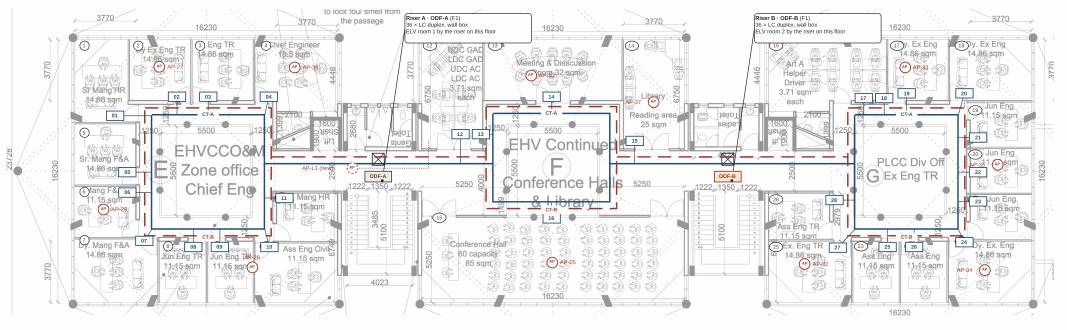
#> input picture plans/A1-101_plan_layer.png, 3200 x 990 px (shown at 1/3 size)
$ python fig14_lld_admin_ftto.py
#> lines starting #> are read from the running program, lines starting #| are printed output that depends on the picture
### lldsheet.py
"""Drawing sheets (LLD) on A4 landscape: plan layer, legend, notes, tables, revisions, title block.

A sheet is 266 x 168 mm, the printable width and height of an A4 landscape page of the document,
so text keeps its point size in print: 5.5-7 pt text, 0.5-1.5 pt lines.
"""
import textwrap
from pathlib import Path

import cv2
import numpy as np
from matplotlib.patches import Circle, Ellipse, Polygon, Rectangle
from PIL import Image

from hwdraw import Diagram, GREY, INK

PLANS = Path(__file__).parent / "plans"

W, H = 266, 168
NAVY = "#1F3864"
RED = "#C00000"
PURPLE = "#7030A0"
BLUE = "#2E75B6"
ODF_FILL = "#FBE5D6"
RU_FILL = "#F2F6FB"


def plan_layer(name, k=3, gamma=1.35, white=()):
    """Plan layer of an earlier sheet issue, with every line made k px wider and the greys darker,
    so plan, trays and labels stay visible when the sheet is printed on A4."""
#> called with name = 'A1-101_plan_layer.png', k = 3, gamma = 1.35, white = ()
    a = np.array(Image.open(PLANS / name).convert("RGB"))
#> a is the input picture: shape (990, 3200, 3); mean R, G, B 238.6, 238.3, 238.7
    for x0, y0, x1, y1 in white:
        a[y0:y1, x0:x1] = 255
    a = cv2.erode(a, np.ones((k, k), np.uint8))
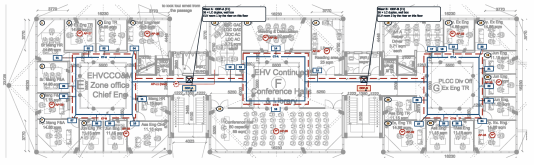
#> a: shape (990, 3200, 3) (shown at 1/6 size); mean R, G, B 226.4, 225.9, 226.6
    a = (255 * (a / 255.0) ** gamma).astype(np.uint8)
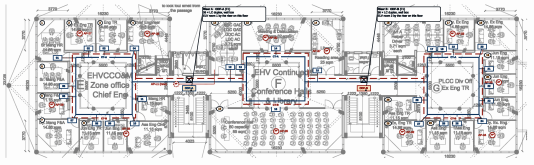
#> a: shape (990, 3200, 3) (shown at 1/6 size); mean R, G, B 219.3, 218.6, 219.3
    return a


class Sheet(Diagram):
    def __init__(self, name):
        super().__init__(W, H, name)
        self.ax.add_patch(Rectangle((0.6, 0.6), W - 1.2, H - 1.2, fc="none", ec=INK, lw=1.0, zorder=0.5))

    # ------------------------------------------------------------ raster
    def image(self, arr, x, y, w):
#> called with x = 2, y = 2, w = 262
        h = w * arr.shape[0] / arr.shape[1]
        self.ax.imshow(arr, extent=(x, x + w, y + h, y), zorder=0.8, interpolation="lanczos")
        return h

    # ------------------------------------------------------------ text helpers
    @staticmethod
    def wrap(s, w, size):
        n = max(10, int(w / (0.172 * size)))
        return textwrap.wrap(s, n)

    def heading(self, x, y, s, size=6.4):
        self.text(x, y, s, size=size, weight="bold", bg=False, va="center")

    def para(self, x, y, s, w, size=5.8, color=INK, lh=1.32):
        lines = self.wrap(s, w, size)
        step = size * 0.3528 * lh
        for i, l in enumerate(lines):
            self.text(x, y + i * step, l, size=size, color=color, bg=False, va="top")
        return len(lines) * step

    def panel(self, x, y, w, h, title=None, size=6.4):
        self.ax.add_patch(Rectangle((x, y), w, h, fc="white", ec=INK, lw=0.6, zorder=1))
        if title:
            self.heading(x + 1.5, y + 2.6, title, size)
        return y + (5.2 if title else 1.5)

    def notes(self, x, y, w, h, items, size=5.8):
        yy = self.panel(x, y, w, h, "Notes")
        step = size * 0.3528 * 1.32
        for i, s in enumerate(items, 1):
            lines = self.wrap(s, w - 7, size)
            self.text(x + 1.5, yy, f"{i}.", size=size, bg=False, va="top")
            for j, l in enumerate(lines):
                self.text(x + 5, yy + j * step, l, size=size, bg=False, va="top")
            yy += len(lines) * step + 0.6
        return yy

    def table(self, x, y, cols, rows, size=5.6, rh=3.4, header=True, colors=None, align=None):
        """cols: widths in mm; rows: lists of cell texts (a cell may hold '\\n'); first row is the header."""
        yy = y
        for r, row in enumerate(rows):
            n = max(len(str(c).split("\n")) for c in row)
            h = rh + (n - 1) * size * 0.3528 * 1.2
            xx = x
            for c, (cw, cell) in enumerate(zip(cols, row)):
                fc = "#E8EDF4" if (header and r == 0) else "white"
                self.ax.add_patch(Rectangle((xx, yy), cw, h, fc=fc, ec=INK, lw=0.5, zorder=1))
                lines = str(cell).split("\n")
                for k, l in enumerate(lines):
                    ha = (align[c] if align else "left")
                    tx = xx + (cw / 2 if ha == "center" else 1.0)
                    ty = yy + h / 2 + (k - (len(lines) - 1) / 2) * size * 0.3528 * 1.2
                    self.text(tx, ty, l, size=size, bg=False, va="center", ha=ha,
                              weight="bold" if (header and r == 0) else "normal",
                              color=(colors[c] if colors and not (header and r == 0) else INK))
                xx += cw
            yy += h
        return yy

    def revisions(self, x, y, w, rows, size=5.6):
        self.heading(x, y + 1.6, "Revisions", size + 0.6)
        return self.table(x, y + 3.6, [9, 17, w - 26], [["Rev.", "Date", "Description"]] + rows, size=size,
                          align=["center", "center", "left"])

    def title_block(self, x, y, w, fields, size=5.8, lw=20, tsize=6.8, rh=3.6):
        yy = y
        for k, v in fields:
            big = k == "Title"
            lines = self.wrap(v, w - lw - 2, tsize) if big else [v]
            lstep = tsize * 0.3528 * 1.2
            h = rh + (len(lines) - 1) * lstep if big else rh
            self.ax.add_patch(Rectangle((x, yy), lw, h, fc="#F2F2F2", ec=INK, lw=0.5, zorder=1))
            self.ax.add_patch(Rectangle((x + lw, yy), w - lw, h, fc="white", ec=INK, lw=0.5, zorder=1))
            self.text(x + 1, yy + h / 2, k, size=size - 0.4, color=GREY, bg=False, va="center")
            for j, l in enumerate(lines):
                self.text(x + lw + 1, yy + h / 2 + (j - (len(lines) - 1) / 2) * lstep, l,
                          size=tsize if big else size, weight="bold" if big else "normal", bg=False, va="center")
            yy += h
        return yy

    def scalebar(self, x, y, mm_per_m, meters, ticks, size=5.6):
        L = mm_per_m * meters
        half = mm_per_m * ticks[len(ticks) // 2]
        self.ax.add_patch(Rectangle((x, y), half, 1.2, fc=INK, ec=INK, lw=0.5, zorder=2))
        self.ax.add_patch(Rectangle((x + half, y), L - half, 1.2, fc="white", ec=INK, lw=0.5, zorder=2))
        for t in ticks:
            self.text(x + t * mm_per_m, y + 3.2, str(t), size=size, ha="center", bg=False, va="center")
        self.text(x + L + 1.5, y + 0.6, "m", size=size, bg=False, va="center")

    # ------------------------------------------------------------ legend symbols
    def sym(self, kind, x, y):
        ax = self.ax
        if kind == "tray":
            for dy in (-0.45, 0.45):
                ax.plot([x, x + 9], [y + dy, y + dy], color=NAVY, lw=1.1, zorder=2)
        elif kind == "drop":
            ax.plot([x, x + 9], [y, y], color=NAVY, lw=0.7, zorder=2)
        elif kind == "apdrop":
            ax.plot([x, x + 9], [y, y], color=RED, lw=0.9, ls=(0, (1.2, 1.2)), zorder=2)
        elif kind == "outlet":
            ax.add_patch(Polygon([(x + 3, y - 1.3), (x + 6, y - 1.3), (x + 4.5, y + 1.3)], closed=True,
                                 fc="white", ec=INK, lw=0.8, zorder=2))
        elif kind in ("ap", "ap_purple", "ap_dashed"):
            col = PURPLE if kind == "ap_purple" else RED
            ax.add_patch(Circle((x + 4.5, y), 1.6, fc="white", ec=col, lw=0.9, zorder=2,
                                ls=(0, (1.5, 1)) if kind == "ap_dashed" else "-"))
            self.text(x + 4.5, y, "AP", size=4.2, color=col, ha="center", va="center", bg=False, z=3)
        elif kind == "idf":
            ax.add_patch(Rectangle((x + 2.5, y - 1.6), 4, 3.2, fc="white", ec=INK, lw=0.8, hatch="/////", zorder=2))
        elif kind == "routeA":
            ax.plot([x, x + 9], [y, y], color=NAVY, lw=1.6, zorder=2)
        elif kind == "routeB":
            ax.plot([x, x + 9], [y, y], color=RED, lw=1.6, ls=(0, (3, 1.5)), zorder=2)
        elif kind == "uplink":
            ax.plot([x, x + 9], [y, y], color=INK, lw=0.8, zorder=2)
        elif kind == "odf":
            ax.add_patch(Rectangle((x + 1, y - 1.5), 7, 3, fc=ODF_FILL, ec=NAVY, lw=0.8, zorder=2))
            self.text(x + 4.5, y, "ODF", size=4.4, ha="center", va="center", bg=False, weight="bold", z=3)
        elif kind == "ru":
            ax.add_patch(Rectangle((x + 1.5, y - 1.5), 6, 3, fc="white", ec=NAVY, lw=0.9, zorder=2))
            self.text(x + 4.5, y, "07", size=4.6, ha="center", va="center", bg=False, weight="bold", color=NAVY, z=3)
        elif kind == "riser":
            ax.add_patch(Rectangle((x + 2.8, y - 1.7), 3.4, 3.4, fc="white", ec=INK, lw=0.8, zorder=2))
            ax.plot([x + 2.8, x + 6.2], [y - 1.7, y + 1.7], color=INK, lw=0.7, zorder=3)
            ax.plot([x + 2.8, x + 6.2], [y + 1.7, y - 1.7], color=INK, lw=0.7, zorder=3)
        elif kind == "room":
            ax.add_patch(Ellipse((x + 4.5, y), 6, 3, fc="white", ec=INK, lw=0.8, zorder=2))
            self.text(x + 4.5, y, "12", size=4.6, ha="center", va="center", bg=False, z=3)

    def legend_panel(self, x, y, w, h, entries, size=5.8, step=4.3):
        yy = self.panel(x, y, w, h, "Legend") + 1.6
        for kind, label in entries:
            self.sym(kind, x + 1.5, yy)
            self.text(x + 13, yy, label, size=size, bg=False, va="center")
            yy += step
        return yy

### hwdraw.py
from pathlib import Path
import matplotlib
matplotlib.use("Agg")
import matplotlib.pyplot as plt
from matplotlib.lines import Line2D
from matplotlib.patches import FancyBboxPatch, Rectangle
from PIL import Image

HERE = Path(__file__).parent
ICONS = HERE / "icons"
OUT = HERE / "out"

FONT = "Liberation Sans"
plt.rcParams["font.family"] = FONT
plt.rcParams["svg.fonttype"] = "none"      # text stays text in the SVG

# ---------------------------------------------------------------- colours
INK = "#1A1A1A"        # device names
GREY = "#595959"       # models, notes
LIGHT = "#8C8C8C"
BLUE = "#0262A9"       # Huawei icon blue

ZONES = {   # fill, edge, line style
    "site":     ("#F5F8FC", "#9DB3CC", "-"),
    "dc":       ("#FCF7F1", "#D2A46E", "-"),
    "internet": ("#F8F5FB", "#A58BC2", "-"),
    "room":     ("#FFFFFF", "#A6A6A6", "-"),
    "floor":    ("#FAFAFA", "#C8C8C8", "-"),
    "group":    ("none",    "#B4B4B4", (0, (3, 2))),
    "shelter":  ("#F3F7F2", "#9DB89A", "-"),
    "vrf":      ("#FFFFFF", "#9DB3CC", "-"),
}

LINKS = {   # colour, width (pt), dash
    "isp":     ("#C55A11", 1.0, "-"),
    "ipsec":   ("#C55A11", 0.8, (0, (5, 2.5))),
    "fiberA":  ("#2E7D32", 1.5, "-"),
    "fiberB":  ("#2E7D32", 1.5, (0, (7, 2, 1.5, 2))),
    "uplink":  ("#404040", 0.8, "-"),
    "mlag":    ("#1F3864", 2.4, "-"),
    "pe":      ("#2E75B6", 1.0, "-"),
    "fw":      ("#C00000", 1.0, "-"),
    "server":  ("#9A9A9A", 0.6, "-"),
    "inet":    ("#7030A0", 1.2, "-"),
    "g5":      ("#7030A0", 0.9, (0, (1.5, 1.5))),
    "copper":  ("#404040", 0.6, "-"),
    "riserA":  ("#2E75B6", 1.2, "-"),
    "riserB":  ("#C00000", 1.2, (0, (5, 2.5))),
    "drop":    ("#7F7F7F", 0.5, "-"),
    "vrf":     ("#2E75B6", 0.7, "-"),
    "ibgp":    ("#7030A0", 0.7, (0, (3, 2))),
}

LEGEND_TEXT = {
    "isp": "ISP line", "ipsec": "IPsec tunnel (GRE + MPLS L3VPN inside)",
    "fiberA": "Fibre L4, circuit A (100GE)", "fiberB": "Fibre L4, circuit B (100GE)",
    "uplink": "Building / edge uplink", "mlag": "M-LAG peer-link / HRP / iStack",
    "pe": "PE, hub ↔ border leaf", "fw": "Firewall ↔ border leaf",
    "server": "Server link (2 × 25GE)", "inet": "Internet side (100GE)",
    "g5": "5G last resort", "copper": "Cat 6A copper",
    "double": "double line to a dashed frame = one link to each device of the pair",
}

_cache = {}


# [7 lines left out: function _icon, not called in this run]


class Diagram:
    def __init__(self, w, h, name):
        self.w, self.h, self.name = w, h, name
        self.fig = plt.figure(figsize=(w / 25.4, h / 25.4))
        self.ax = self.fig.add_axes([0, 0, 1, 1])
        self.ax.set_xlim(0, w)
        self.ax.set_ylim(h, 0)
        self.ax.axis("off")
        self.n = {}

    # ------------------------------------------------------------ text
    def text(self, x, y, s, size=6, color=INK, weight="normal", ha="left",
             va="center", bg=True, z=6, style="normal"):
        kw = dict(boxstyle="square,pad=0.15", fc="white", ec="none") if bg else None
        return self.ax.text(x, y, s, fontsize=size, color=color, fontweight=weight,
                            ha=ha, va=va, zorder=z, bbox=kw, fontstyle=style,
                            linespacing=1.15)

    def note(self, x, y, s, size=5.3, color=GREY, ha="left", va="top", bg=False):
        return self.text(x, y, s, size=size, color=color, ha=ha, va=va, bg=bg)

    # ------------------------------------------------------------ zones
    # [23 lines left out: functions zone, rail, not called in this run]

    def dot(self, x, y, color=INK, r=0.55):
        from matplotlib.patches import Circle
        self.ax.add_patch(Circle((x, y), r, fc=color, ec="none", zorder=5))

    def box(self, x, y, w, h, fc="white", ec="#A6A6A6", lw=0.6, z=1, ls="-"):
        self.ax.add_patch(Rectangle((x, y), w, h, fc=fc, ec=ec, lw=lw, ls=ls, zorder=z))

    def hline(self, x1, x2, y, color="#C8C8C8", lw=0.5, ls=(0, (3, 2))):
        self.ax.plot([x1, x2], [y, y], color=color, lw=lw, ls=ls, zorder=0.5)

    # ------------------------------------------------------------ devices
    # [156 lines left out: functions node, cloud, p, line, group, link and 2 more, not called in this run]

    # ------------------------------------------------------------ output
    def save(self):
        OUT.mkdir(exist_ok=True)
        png = OUT / f"{self.name}.png"
        self.fig.savefig(png, dpi=300, facecolor="white")
        self.fig.savefig(OUT / f"{self.name}.svg", facecolor="white")
        plt.close(self.fig)
        print("saved", png.relative_to(HERE))

### fig14_lld_admin_ftto.py
"""Fig. 14 Sheet SYN-LLD-A1-101: administrative building S1-A1, floor 1, FTTO room units, fibre routes and floor boxes.

Plan layer: plans/A1-101_plan_layer.png (rev. B of the sheet: architect's "First floor Plan" with the team's
RUs, trays CT-A / CT-B, floor boxes and APs), drawn here with wider lines for A4.
Port names as Table 27 of the document (RU ports GE1/0/x, central ports 10GE1/0/x).
"""
from math import ceil

from matplotlib.patches import Rectangle

from hwdraw import GREY, INK
from lldsheet import NAVY, RED, W, Sheet, plan_layer

s = Sheet("fig14_lld_admin_ftto")
ax = s.ax

plan = plan_layer("A1-101_plan_layer.png")
ph = s.image(plan, 2, 2, W - 4)            # 3200 px -> 262 mm
#> ph = 81.06
MM_PER_PX = (W - 4) / plan.shape[1]
Y = 2 + ph + 2.5
#> Y = 85.56

# ------------------------------------------------------------ floor box port schedule
s.heading(3, Y + 1.2, "Floor box port schedule, floor 1 · ODF-A and ODF-B ports are the same: port n = RU n; "
                      "FTTO switch and port 10GE1/0/x in ELV rooms 1 and 2", 5.8)


def room(n):
    return n if n <= 12 else (n - 1 if n <= 17 else n - 2)


cells = []
for n in range(1, 37):
    if n <= 28:
        sw = ceil(n / 10)
        cells.append(f"{n:02d} · rm {room(n)}\nFT{sw}\n10GE1/0/{n - 10 * (sw - 1)}")
    else:
        cells.append(f"{n}\nspare\n")
rows = [cells[i:i + 12] for i in (0, 12, 24)]
yy = s.table(3, Y + 3.2, [12.25] * 12, rows, size=5.1, rh=3.0, header=False, align=["center"] * 12)
#> after the loop in table, `for r, row in enumerate(rows):`: yy = 110.7
#> yy = 110.7


# ------------------------------------------------------------ room details
def ru(x, y, name, ports, w=19, h=8.5):
    ax.add_patch(Rectangle((x, y), w, h, fc="white", ec=NAVY, lw=1.0, zorder=2))
    s.text(x + w / 2, y + 3.0, name, size=6, weight="bold", ha="center", color=NAVY, bg=False, z=3)
    s.text(x + w / 2, y + 6.0, "S5735-L8P4X", size=5, ha="center", color=GREY, bg=False, z=3)
    for lab, col, dy in (("ODF-A", NAVY, 2.6), ("ODF-B", RED, 5.9)):
        ax.plot([x - 6, x], [y + dy, y + dy], color=col, lw=1.0, ls="-" if col == NAVY else (0, (3, 1.5)), zorder=2)
        s.text(x - 6.5, y + dy, lab, size=5, color=col, ha="right", bg=False)
    for k, (p, txt) in enumerate(ports):
        py = y + 2.2 + k * 4.2
        ax.plot([x + w, x + w + 10], [py, py], color=INK, lw=0.7, zorder=2)
        s.text(x + w + 0.8, py - 1.3, p, size=4.8, color=GREY, bg=False)
        s.text(x + w + 11, py, txt, size=5.4, bg=False)


DY = yy + 3
#> DY = 113.7
s.heading(3, DY, "Detail 1 · typical office (one RU)", 6.0)
ru(13, DY + 3, "RU nn", [("GE1/0/1", "PC · access 101 STAFF, 802.1X"), ("GE1/0/8", "AP · trunk, pvid 12, PoE+")])
s.para(3, DY + 14, "10GE1/0/1 → ODF-A (Smart Link master in blocks E, F), 10GE1/0/2 → ODF-B; 10GE LR optics; "
                   "spare ports shut down", 68, size=5.2, color=GREY)
X2 = 74
s.heading(X2, DY, "Detail 2 · room 12, clerks (RU 12 + RU 13)", 6.0)
ru(X2 + 12, DY + 3, "RU 12", [("GE1/0/1–5", "5 PCs · access 101 STAFF"),
                              ("GE1/0/6–8", "3 IP phones · hybrid 101 / voice 551")])
ru(X2 + 12, DY + 15, "RU 13", [("GE1/0/1", "printer · access 601 PRINT"), ("GE1/0/8", "AP-L1 · trunk, PoE+, lift lobby")])
s.para(X2, DY + 26.5, "Both RUs: 10GE1/0/1 → ODF-A, 10GE1/0/2 → ODF-B, as in Detail 1.", 70, size=5.2, color=GREY)

# ------------------------------------------------------------ legend, scale, revisions
X = 153
s.legend_panel(X, Y - 1, 53, 42.5, [("routeA", "fibre tray CT-A → ODF-A / ELV room 1"),
                                     ("routeB", "fibre tray CT-B → ODF-B / ELV room 2"),
                                     ("drop", "OS2 duplex drop (A solid, B dashed)"),
                                     ("ru", "room unit, number = floor-box port"),
                                     ("ap_dashed", "access point (dashed = to be added)"),
                                     ("odf", "floor box (ODF) at the riser"),
                                     ("riser", "riser shaft (vertical fibre route)"),
                                     ("room", "room number (Appendix B)")], size=5.5, step=4.3)
s.scalebar(X + 2, Y + 45, 48.4 * MM_PER_PX, 10, [0, 5, 10])
s.revisions(X, Y + 51, 53, [["A", "21.10.2026", "first issue: 29 RUs per floor"],
                            ["B", "22.10.2026", "task V3: 28 RUs, renumbered"],
                            ["C", "24.10.2026", "A4 sheet; ports as Table 27"]], size=4.9)
#> the loop in table (call 2), `for r, row in enumerate(rows):` made 4 passes
#> yy on passes 1 to 4: 143.6, 147, 150.4, 153.8

# ------------------------------------------------------------ notes and title block
X3 = 209
RW = W - X3 - 3
s.notes(X3, Y - 1, RW, 50.5, [
    'Background: architect\'s plan "First floor Plan" (task file); floors 2–4 are the same, so sheets A1-101 to '
    "A1-401 differ only in names and central ports.",
    "Room numbers in ellipses as Appendix B; RU numbers 01–28 are the floor-box ports of the room's fibres.",
    "Each RU: on the wall by the door at 0.4 m, mains from the network-power circuit of its block; two OS2 duplex "
    "drops, CT-A to ODF-A and CT-B to ODF-B.",
    "CT-A, CT-B: 100 × 50 mm perforated trays in the corridor ceiling void, on opposite sides, ≥ 300 mm apart, "
    "fibre only.",
    "APs from the team's WLAN Planner design; each AP takes PoE+ from GE1/0/8 of its room's RU; AP-L1 (lift lobby) "
    "is fed from RU 13.",
    "Dimensions in mm. Confirm runs and box positions at the site survey; do not scale for installation.",
], size=5.3)
#> the loop in notes, `for i, s in enumerate(items, 1):` made 6 passes
#> yy on passes 1 to 6: 100.2, 105.8, 113.8, 121.8, 129.8, 135.3
#> after the loop in notes, `for i, s in enumerate(items, 1):`: yy = 135.3
s.title_block(X3, Y + 51, RW, [("Project", "SYNergy campus · Huawei STC 2026"),
                                ("Title", "Administrative building S1-A1, floor 1: FTTO room units, fibre routes "
                                          "and floor boxes"),
                                ("Drawing no.", "SYN-LLD-A1-101"), ("Scale", "see scale bar"),
                                ("Date / rev.", "24.10.2026 · rev. C"), ("Drawn / checked", "Team SYNergy / —"),
                                ("Sheet", "1 of 4 (FTTO)")], size=5.3, lw=15, tsize=6.0, rh=3.3)
#> the loop in title_block, `for k, v in fields:` made 7 passes
#> yy on passes 1 to 7: 139.9, 148.2, 151.5, 154.8, 158.1, 161.4, 164.7
#> after the loop in title_block, `for k, v in fields:`: yy = 164.7
s.save()
#> in save, `self.fig.savefig(png, dpi=300, facecolor="white")`:
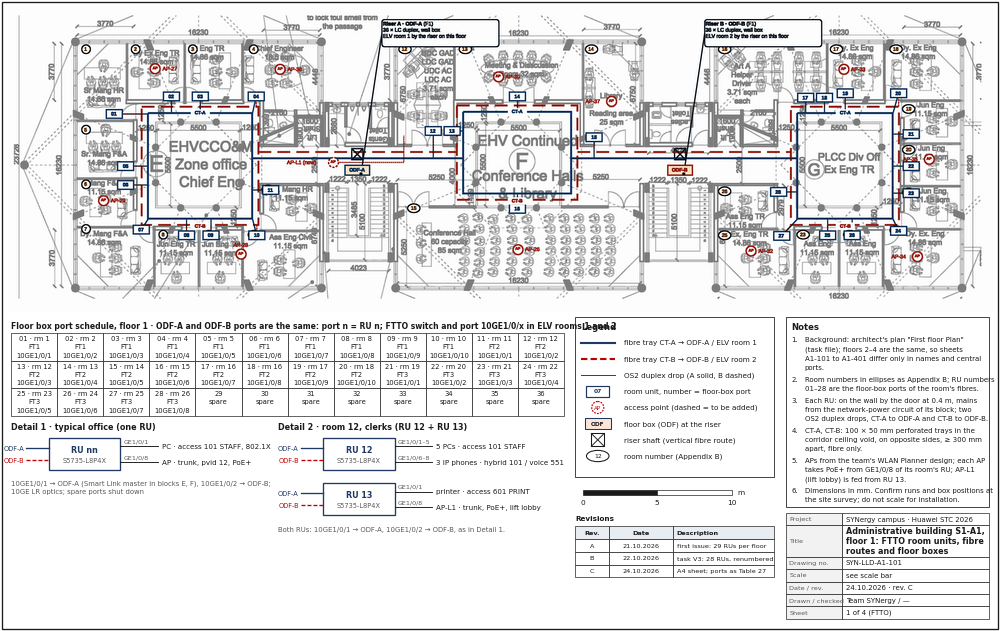
#> figure drawn by matplotlib, 1 panel
